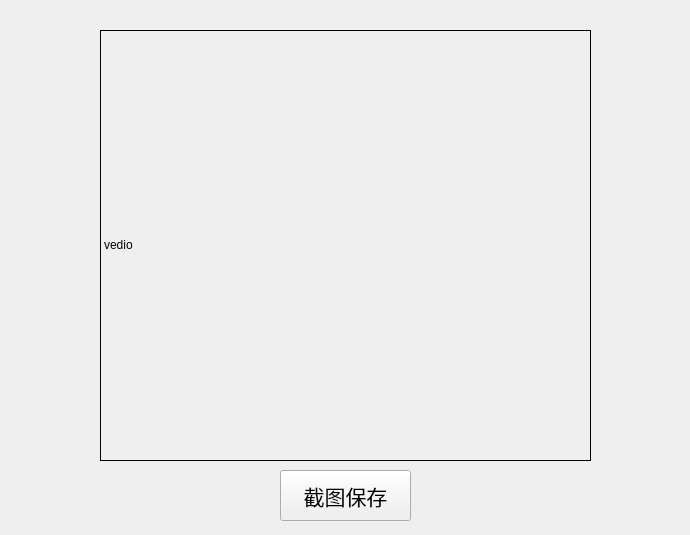
<?xml version="1.0" encoding="UTF-8"?>
<ui version="4.0">
 <class>page10</class>
 <widget class="QWidget" name="page10">
  <property name="geometry">
   <rect>
    <x>0</x>
    <y>0</y>
    <width>690</width>
    <height>535</height>
   </rect>
  </property>
  <property name="windowTitle">
   <string>Form</string>
  </property>
  <widget class="QLabel" name="label">
   <property name="geometry">
    <rect>
     <x>30</x>
     <y>30</y>
     <width>50</width>
     <height>50</height>
    </rect>
   </property>
   <property name="text">
    <string/>
   </property>
   <property name="pixmap">
    <pixmap resource="icon.qrc">:/icon/Recource/return.png</pixmap>
   </property>
   <property name="scaledContents">
    <bool>true</bool>
   </property>
  </widget>
  <widget class="QLabel" name="label_2">
   <property name="geometry">
    <rect>
     <x>100</x>
     <y>30</y>
     <width>491</width>
     <height>431</height>
    </rect>
   </property>
   <property name="frameShape">
    <enum>QFrame::Box</enum>
   </property>
   <property name="text">
    <string>&lt;html&gt;&lt;head/&gt;&lt;body&gt;&lt;p&gt;vedio&lt;/p&gt;&lt;/body&gt;&lt;/html&gt;</string>
   </property>
  </widget>
  <widget class="QPushButton" name="pushButton">
   <property name="geometry">
    <rect>
     <x>280</x>
     <y>470</y>
     <width>131</width>
     <height>51</height>
    </rect>
   </property>
   <property name="font">
    <font>
     <family>黑体</family>
     <pointsize>16</pointsize>
    </font>
   </property>
   <property name="text">
    <string>截图保存</string>
   </property>
   <property name="icon">
    <iconset resource="icon.qrc">
     <normaloff>:/icon/Recource/picture.PNG</normaloff>:/icon/Recource/picture.PNG</iconset>
   </property>
  </widget>
 </widget>
 <resources>
  <include location="icon.qrc"/>
 </resources>
 <connections/>
</ui>
